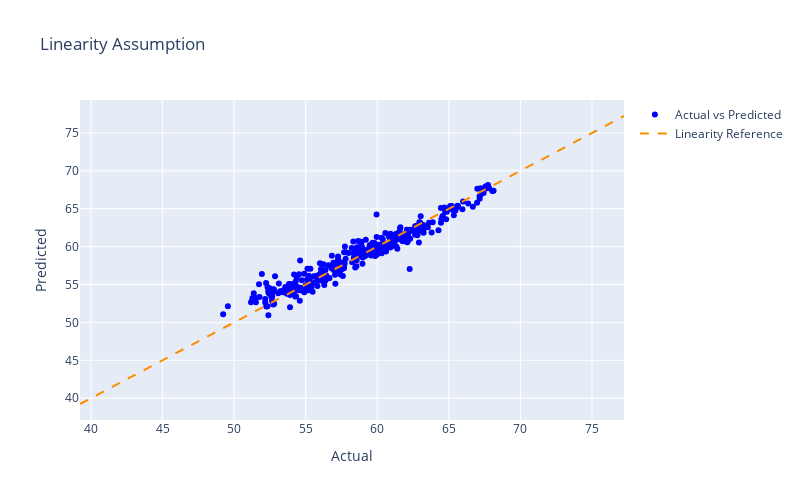

Notebook source saved alongside this figure:
### Code cell
#Test for Linearity

# Calculate the minimum and maximum values to set appropriate limits for the line
line_coords = np.arange(res_df[['Actual', 'Predicted']].min().min() - 10,
                        res_df[['Actual', 'Predicted']].max().max() + 10)

# Plotting Linearity
linearity_fig = go.Figure()

# Add the scatter plot points
linearity_fig.add_trace(go.Scatter(
    x=res_df['Actual'],
    y=res_df['Predicted'],
    mode='markers',
    name='Actual vs Predicted',
    marker=dict(color='blue')
))

# Add the line plot for the diagonal
linearity_fig.add_trace(go.Scatter(
    x=line_coords,
    y=line_coords,
    mode='lines',
    name='Linearity Reference',
    line=dict(color='darkorange', dash='dash')
))

# Labeling
linearity_fig.update_layout(
    title='Linearity Assumption',
    xaxis_title='Actual',
    yaxis_title='Predicted',
    autosize=False,
    width=800,
    height=500,
)

linearity_fig.show()

### Figure 1 — Plotly figure (JSON) as saved in the notebook; plotly's stock layout.template omitted (floating-point values rounded to 4 significant figures; data arrays with more than 128 entries replaced by an {"elided": "..."} marker saying what was removed)
{"data": [{"marker": {"color": "blue"}, "mode": "markers", "name": "Actual vs Predicted", "type": "scatter", "x": {"elided": "363 float values"}, "y": {"elided": "363 float values"}}, {"line": {"color": "darkorange", "dash": "dash"}, "mode": "lines", "name": "Linearity Reference", "type": "scatter", "x": [39.23, 40.23, 41.23, 42.23, 43.23, 44.23, 45.23, 46.23, 47.23, 48.23, 49.23, 50.23, 51.23, 52.23, 53.23, 54.23, 55.23, 56.23, 57.23, 58.23, 59.23, 60.23, 61.23, 62.23, 63.23, 64.23, 65.23, 66.23, 67.23, 68.23, 69.23, 70.23, 71.23, 72.23, 73.23, 74.23, 75.23, 76.23, 77.23], "y": [39.23, 40.23, 41.23, 42.23, 43.23, 44.23, 45.23, 46.23, 47.23, 48.23, 49.23, 50.23, 51.23, 52.23, 53.23, 54.23, 55.23, 56.23, 57.23, 58.23, 59.23, 60.23, 61.23, 62.23, 63.23, 64.23, 65.23, 66.23, 67.23, 68.23, 69.23, 70.23, 71.23, 72.23, 73.23, 74.23, 75.23, 76.23, 77.23]}], "layout": {"autosize": false, "height": 500, "title": {"text": "Linearity Assumption"}, "width": 800, "xaxis": {"autorange": true, "range": [39.23, 77.23], "title": {"text": "Actual"}, "type": "linear"}, "yaxis": {"autorange": true, "range": [37.12, 79.34], "title": {"text": "Predicted"}, "type": "linear"}}}
